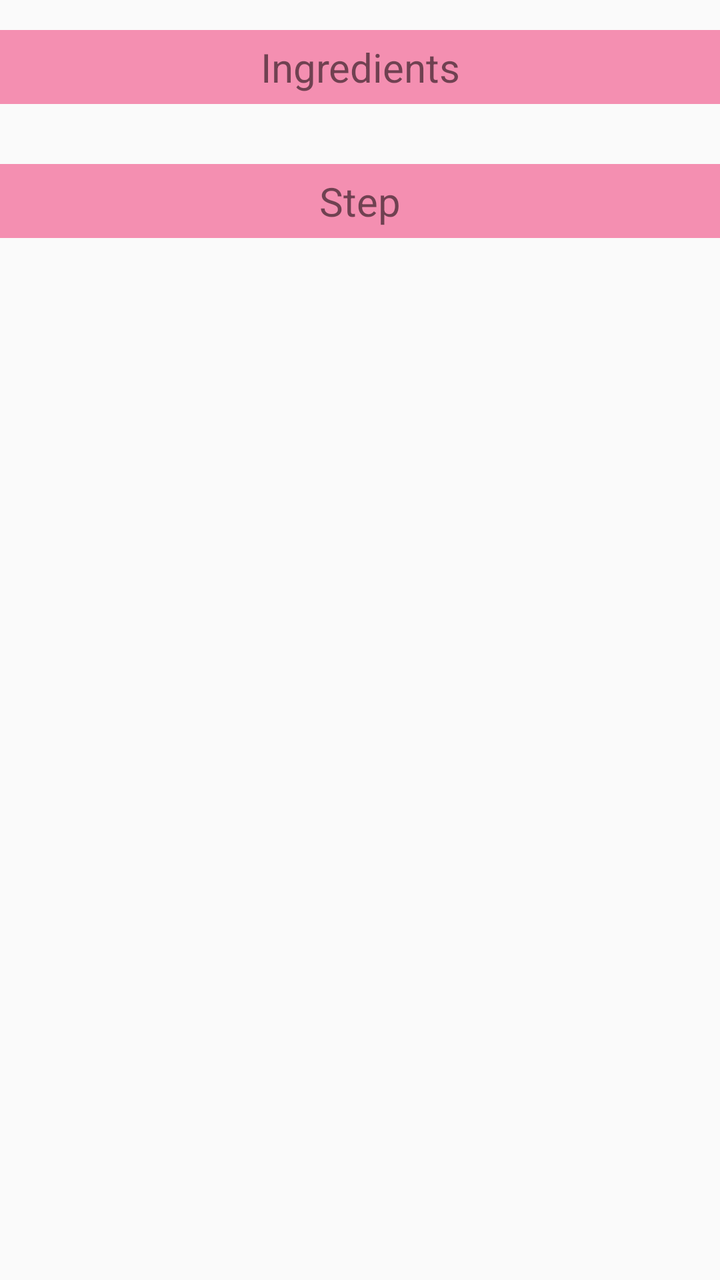
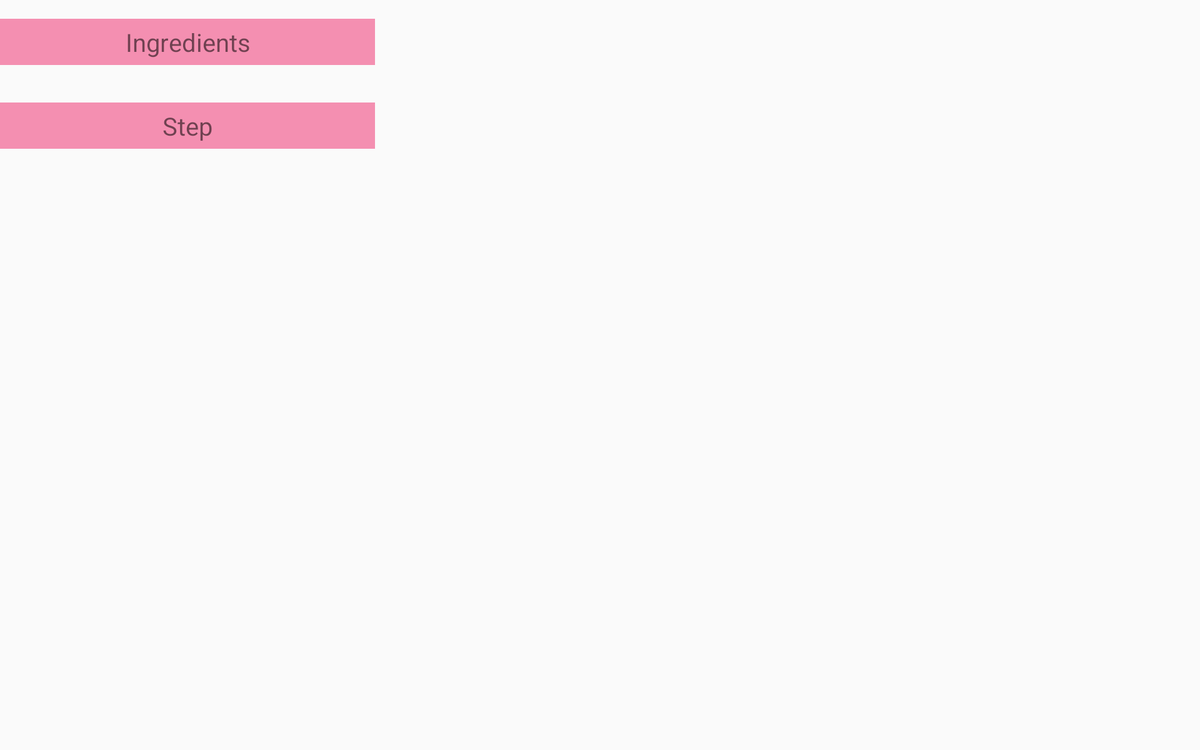

An Android layout and its configuration variant, each rendered on a device that would load it. The default file and the variant file are quoted in full after the pictures.
<!-- AndroidManifest.xml: application theme AppTheme -->
<!-- res/layout/activity_detail.xml -->
<?xml version="1.0" encoding="utf-8"?>
<ScrollView xmlns:android="http://schemas.android.com/apk/res/android"
    xmlns:tools="http://schemas.android.com/tools"
    android:layout_width="match_parent"
    android:layout_height="match_parent"
    tools:context="com.mosquefinder.arnal.bakingapp.DetailActivity">

    <LinearLayout
        android:layout_width="match_parent"
        android:layout_height="wrap_content"
        android:orientation="vertical"
        android:layout_gravity="center_horizontal">

        <TextView
            android:id="@+id/ingredients"
            android:layout_width="match_parent"
            android:layout_height="wrap_content"
            android:background="@color/colorBack"
            android:text="@string/ingredients"
            android:textSize="20sp"
            android:textAlignment="center"
            android:layout_marginBottom="15dp"
            android:layout_marginTop="15dp"
            android:padding="5dp"/>


        <TextView
            android:id="@+id/steps"
            android:layout_width="match_parent"
            android:layout_height="wrap_content"
            android:text="@string/step"
            android:layout_marginBottom="15dp"
            android:layout_marginTop="15dp"
            android:padding="5dp"
            android:textSize="20sp"
            android:textAlignment="center"
            android:background="@color/colorBack"
            />

        <android.support.v7.widget.RecyclerView
            android:id="@+id/steps_recycler_view"
            android:layout_width="match_parent"
            android:layout_height="match_parent"
            android:scrollbars="vertical" />

    </LinearLayout>
</ScrollView>
<!-- resources referenced by this layout -->
<resources>
  <color name="colorBack">#f48fb1</color>
  <string name="ingredients">Ingredients</string>
  <string name="step">Step</string>
  <style name="AppTheme" parent="Theme.AppCompat.Light.DarkActionBar">
          
          <item name="colorPrimary">@color/colorPrimary</item>
          <item name="colorPrimaryDark">@color/colorPrimaryDark</item>
          <item name="colorAccent">@color/colorAccent</item>
      </style>
  <color name="colorPrimary">#3F51B5</color>
  <color name="colorPrimaryDark">#303F9F</color>
  <color name="colorAccent">#FF4081</color>
</resources>
<!-- res/layout-w900dp/activity_detail.xml (the repository's variant of the layout above) -->
<!-- drawn on a 7-inch tablet turned sideways -->
<?xml version="1.0" encoding="utf-8"?>
<LinearLayout xmlns:android="http://schemas.android.com/apk/res/android"
    xmlns:tools="http://schemas.android.com/tools"
    android:layout_width="match_parent"
    android:layout_height="match_parent"
    android:orientation="horizontal"
    tools:context="com.mosquefinder.arnal.bakingapp.DetailActivity">


    <LinearLayout
        android:layout_width="@dimen/item_width"
        android:layout_height="match_parent"
        android:orientation="vertical">
        <TextView
            android:id="@+id/ingredients"
            android:layout_width="@dimen/item_width"
            android:layout_height="wrap_content"
            android:background="@color/colorBack"
            android:text="@string/ingredients"
            android:textSize="20sp"
            android:textAlignment="center"
            android:layout_marginBottom="15dp"
            android:layout_marginTop="15dp"
            android:padding="5dp"/>


        <TextView
            android:id="@+id/steps"
            android:layout_width="@dimen/item_width"
            android:layout_height="wrap_content"
            android:text="@string/step"
            android:layout_marginBottom="15dp"
            android:layout_marginTop="15dp"
            android:padding="5dp"
            android:textSize="20sp"
            android:textAlignment="center"
            android:background="@color/colorBack"
            />

        <android.support.v7.widget.RecyclerView
            android:id="@+id/steps_recycler_view"
            android:layout_width="@dimen/item_width"
            android:layout_height="match_parent"
            android:scrollbars="vertical" />
    </LinearLayout>

    <FrameLayout
        android:id="@+id/item_detail_container_tablet"
        android:layout_width="0dp"
        android:layout_height="match_parent"
        android:layout_weight="3"
        android:padding="16dp"/>

    </LinearLayout>
<!-- resources referenced by the variant -->
<!-- as a 7-inch tablet turned sideways resolves them -->
<resources>
  <color name="colorBack">#f48fb1</color>
  <dimen name="item_width">300dp</dimen>
  <string name="ingredients">Ingredients</string>
  <string name="step">Step</string>
  <style name="AppTheme" parent="Theme.AppCompat.Light.DarkActionBar">
          
          <item name="colorPrimary">@color/colorPrimary</item>
          <item name="colorPrimaryDark">@color/colorPrimaryDark</item>
          <item name="colorAccent">@color/colorAccent</item>
      </style>
  <color name="colorPrimary">#3F51B5</color>
  <color name="colorPrimaryDark">#303F9F</color>
  <color name="colorAccent">#FF4081</color>
</resources>
